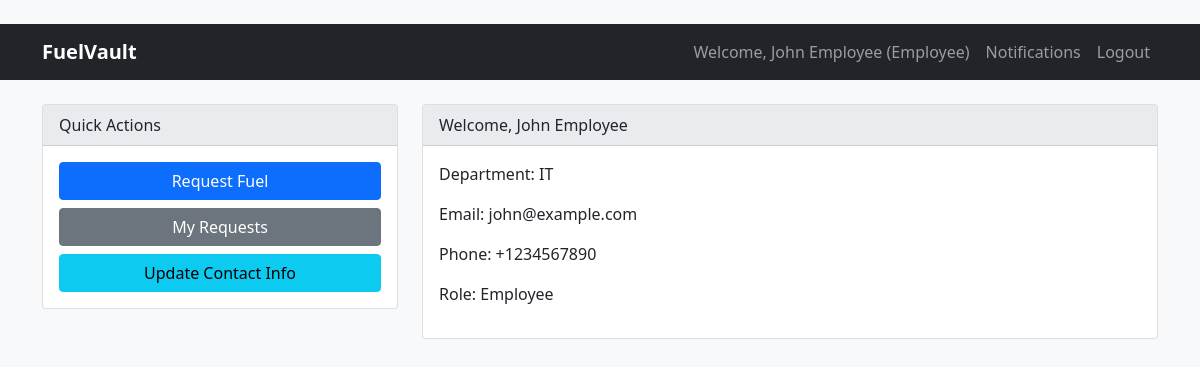
/employee/ (signed in), run on the app's committed database.
### app/models.py (models this page shows, shortened)
class User(UserMixin, db.Model):
    __tablename__ = 'users'
    username = db.Column(db.String(80), primary_key=True)
    password_hash = db.Column(db.String(128), nullable=False)
    role = db.Column(db.String(20), nullable=False)
    name = db.Column(db.String(100), nullable=False)
    department = db.Column(db.String(100), nullable=False)
    email = db.Column(db.String(120))
    phone = db.Column(db.String(20))
    created_at = db.Column(db.DateTime, default=datetime.utcnow)
    is_active = db.Column(db.Boolean, default=True)

### app/routes/employee.py (the view)
@bp.route('/')
@login_required
@role_required('Employee')
def dashboard():
    return render_template('employee/dashboard.html', user=current_user)

### app/__init__.py (called while the page is built)
def create_app(config_class=Config):
    app = Flask(__name__)
    app.config.from_object(config_class)
    db.init_app(app)
    login_manager.init_app(app)
    from app.routes import auth, employee, hod, admin, issuer, attendant, main
    app.register_blueprint(auth.bp)
    app.register_blueprint(employee.bp)
    app.register_blueprint(hod.bp)
    app.register_blueprint(admin.bp)
    app.register_blueprint(issuer.bp)
    app.register_blueprint(attendant.bp)
    app.register_blueprint(main.bp)
    @login_manager.user_loader
    def load_user(user_id):
        from app.models import User
        return User.query.get(user_id)
    return app

### app/utils/helpers.py (called while the page is built)
def role_required(*roles):
    def decorator(func):
        @wraps(func)
        def decorated_view(*args, **kwargs):
            if not current_user.is_authenticated:
                flash('Please log in to access this page.', 'warning')
                return redirect(url_for('auth.login'))
            if current_user.role not in roles:
                abort(403)
            return func(*args, **kwargs)
        return decorated_view
    return decorator

### app/templates/employee/dashboard.html
﻿{% extends "base.html" %}
{% block content %}
<div class="row">
    <div class="col-md-4">
        <div class="card mb-4">
            <div class="card-header">Quick Actions</div>
            <div class="card-body">
                <a href="{{ url_for('employee.request_fuel') }}" class="btn btn-primary w-100 mb-2">Request Fuel</a>
                <a href="{{ url_for('employee.my_requests') }}" class="btn btn-secondary w-100 mb-2">My Requests</a>
                <a href="{{ url_for('employee.update_contact') }}" class="btn btn-info w-100">Update Contact Info</a>
            </div>
        </div>
    </div>
    <div class="col-md-8">
        <div class="card">
            <div class="card-header">Welcome, {{ current_user.name }}</div>
            <div class="card-body">
                <p>Department: {{ current_user.department }}</p>
                <p>Email: {{ current_user.email or 'Not set' }}</p>
                <p>Phone: {{ current_user.phone or 'Not set' }}</p>
                <p>Role: {{ current_user.role }}</p>
            </div>
        </div>
    </div>
</div>
{% endblock %}

### app/templates/base.html (shortened to what this page needs)
﻿<!DOCTYPE html>
<html lang="en">
<head>
    <link href="https://cdn.jsdelivr.net/npm/bootstrap@5.1.3/dist/css/bootstrap.min.css" rel="stylesheet">
    <link rel="stylesheet" href="{{ url_for('static', filename='css/custom.css') }}">
</head>
<body>
    <nav class="navbar navbar-expand-lg navbar-dark bg-dark">
        <div class="container">
            <a class="navbar-brand" href="{{ url_for('main.dashboard') }}">FuelVault</a>
            <div class="collapse navbar-collapse" id="navbarNav">
                <ul class="navbar-nav ms-auto">
                    {% if current_user.is_authenticated %}
                        <li class="nav-item">
                            <span class="nav-link">Welcome, {{ current_user.name }} ({{ current_user.role }})</span>
                        </li>
                        <li class="nav-item">
                            <a class="nav-link" href="{{ url_for('main.notifications') }}">Notifications</a>
                        </li>
                        <li class="nav-item">
                            <a class="nav-link" href="{{ url_for('auth.logout') }}">Logout</a>
                        </li>
                    {% else %}
                        <li class="nav-item">
                            <a class="nav-link" href="{{ url_for('auth.login') }}">Login</a>
                        </li>
                    {% endif %}
                </ul>
            </div>
        </div>
    </nav>
    <div class="container mt-4">
        {% block content %}{% endblock %}
    </div>
</body>
</html>

### app/static/css/custom.css (style rules this page uses)
.navbar-brand { font-weight: bold; }
.card-header { background-color: #e9ecef; }

### data on the page
User: name "John Employee", role "Employee", department "IT", email "john@example.com", phone "+1234567890"
